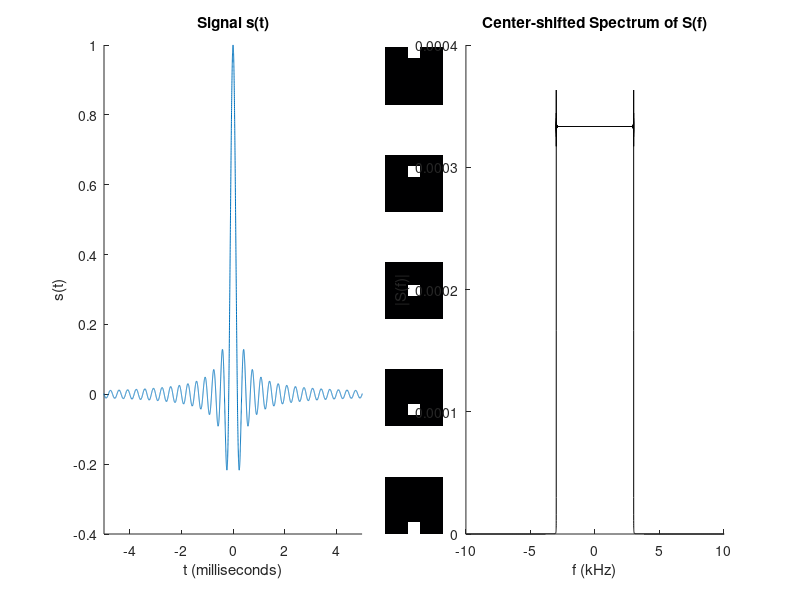
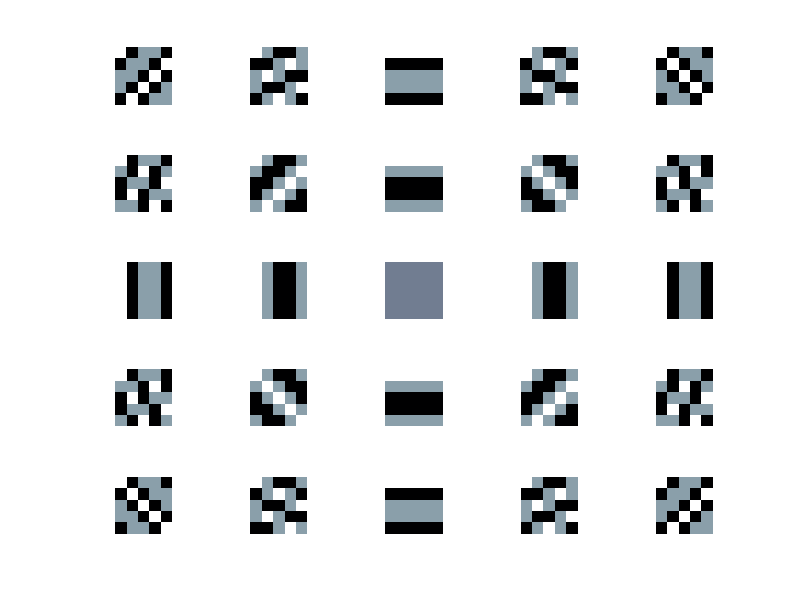
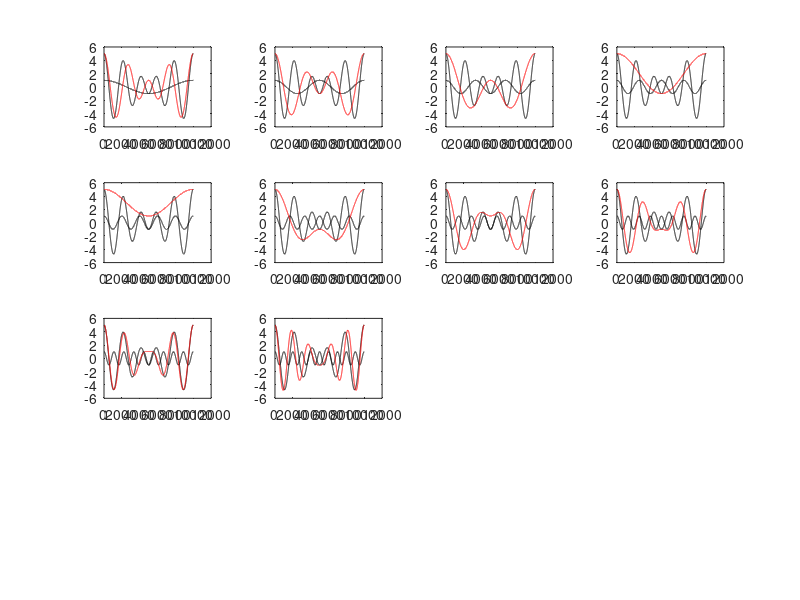
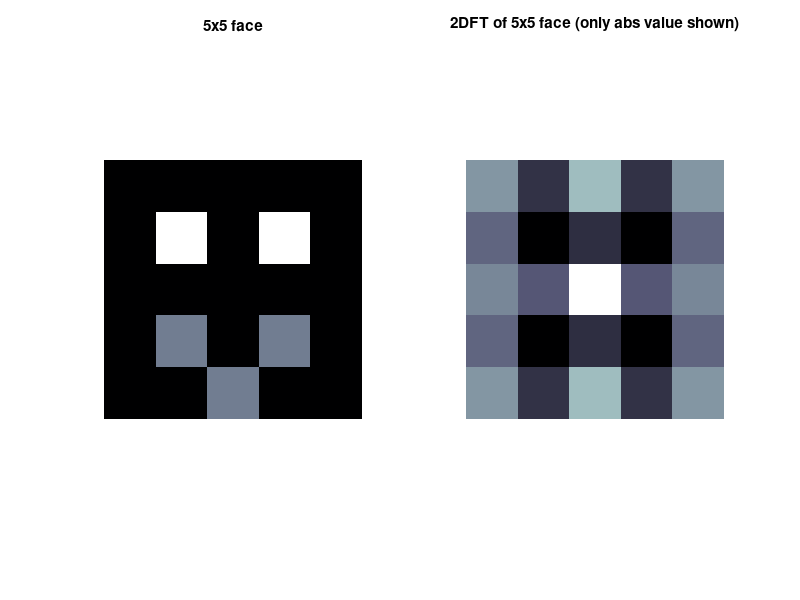

The MATLAB script that drew these images, in order:
close all
tvec = 1:.1:100;
omega=1;
S=sin(tvec*omega)./tvec*omega;
S=[zeros(1,100) ones(1,20) zeros(1,100)]

K = (checkerboard(1,1,length(tvec)) > 0.5);
K=(K(1,:)-0.5)*2

%S=S.*K(1,1:length(S));

subplot(1,2,1)
plot(S,'.-')

s=fft(S);

subplot(1,2,2)
plot(abs(s),'.-k')
hold on
plot(angle(s),'-r')

%% check freqs (BRA FIGUR!)
clear
close all
tvec = 0:0.0001:1;
f=6;
s = sin(2*pi*f*tvec)+sin(2*pi*10*tvec);
%         subplot(4,3,1)
% plot(s)
% hold on
%check freqs
test_freqs=[2 4 6 8 10];
for i=1:length(test_freqs)
    test_wave = sin(2*pi*test_freqs(i)*tvec) + 1i* cos(2*pi*test_freqs(i)*tvec);
    S(i) = sum(s.*test_wave);
    
    %if test_freqs(i)==8
    subplot(length(test_freqs),3,(3*(i))-2)
    plot(tvec,s,'r','LineWidth',2)
    hold on
    plot(tvec,real(test_wave),'b','LineWidth',1.5)
    %  hold on
    %  plot(imag(test_wave),'b')
    title({'Original signal (thick red line) +',['Test signal @ ',num2str(test_freqs(i)),'Hz (thin blue line)']})
    box off
    subplot(length(test_freqs),3,(3*(i))-1)
    plot(tvec,real(s.*test_wave),'k')
    % hold on
    %  plot(imag(s.*test_wave),'b')
    ylim([-2,2])
    title('Original signal \times test signal')
    box off
    subplot(length(test_freqs),3,(3*(i))-0)
    plot(tvec,abs(cumsum(s.*test_wave)),'k')
    title('Cumulative sum of original signal \times test signal')
    box off
    % end
end
%         subplot(10,4,40)
%         plot(test_freqs,abs(S),'.-r')
%         title('P')

%% Check many freqs (bra fig!)

clear
close all
tvec = 0:0.001:1
f=6
s = sin(2*pi*f*tvec)
%         subplot(4,3,1)
% plot(s)
% hold on
%check freqs
test_freqs=1:10;
for i=1:length(test_freqs)
    test_wave = sin(2*pi*test_freqs(i)*tvec) + 1i* cos(2*pi*test_freqs(i)*tvec);
    S(i) = sum(s.*test_wave);
    
end
figure
plot(test_freqs,S,'o-')
xlabel('Frequency of test wave [Hz]')
ylabel('Integral of (original signal) \times (test wave) [a.u.]')
box off

%% ny fig test signals
tvec=0:0.0001:1;
s = 2*exp(-2*pi*1i*4*tvec) + 3*exp(-2*pi*1i*5*tvec) ;
%s = exp(-2*pi*1i*5*tvec) ;
figure
for j=1:10
    testS = exp(2*pi*1i*j*tvec);
    produ = testS.*s;
    sumProd(j) = sum(produ);
    subplot(4,4,j)
    plot(real(testS),'k')
    hold on
    plot(real(s),'k')
    plot(real(s.*testS),'r')
end

%% DFT effects (from Matlabs fft documentation) Used in chapter FFT!!!!
%Exercises in chapter FT.

Fs = 1000; %sampling frequency (1/s)
T = 1/Fs; % sampling period (s)
duration = 0.5 %s
N = duration*Fs; %lenght of signal
tvec = (0:N-1)*T; %the time vector

figure(1)
subplot(1,2,1)

f1=30;
f2=50;
curve=5;
decay=5;
c=0;
blockStart = 100+c
blockStop =400+c
switch curve
    case 0
        s = sin(2*pi*f1*tvec)%+2*sin(2*pi*f2*tvec);
    case 1
        s = sin(2*pi*f1*tvec)+2*sin(2*pi*f2*tvec);
    case 2
        s = exp(-decay*tvec);
    case 3
        s = (sin(2*pi*f1*tvec)+2*sin(2*pi*f2*tvec)).*exp(-decay*tvec);
    case 4
        s = 0*tvec;
        s(blockStart:blockStop)=1;
    case 5
        block = 0*tvec;
        block(blockStart:blockStop)=1;
        s=block.*(sin(2*pi*f1*tvec)+2*sin(2*pi*f2*tvec));
end
%s = s + 0.01*randn(size(tvec));
plot(1000*tvec(1:50),s(1:50),'-')
plot(1000*tvec,s,'-')
ylim([-5 5])
title('Signal s(t)')
xlabel('t (milliseconds)')
ylabel('s(t)')

%FFT
S= fft(s);
P2 = abs(S/N);
P2 = S/N;
%P1 = P2(1:N/2+1);
P1 = ifftshift(P2);
P1(2:end-1) = 2*P1(2:end-1);

fvec = Fs*((-N/2):(N/2-1))/N; %this is important!
box off
subplot(1,2,2)
if 1
    plot(fvec,real(P1),'-g')
    hold on
    plot(fvec,imag(P1),'-r')
    plot(fvec,abs(P1),'-k')
    legend('Real','Imag','Abs')
else
    plot(fvec,abs(P1),'-k')
end
title('Center-shifted Spectrum of S(f)')
xlabel('f (Hz)')
ylabel('|S(f)|')
box off
%% NOT USED
subplot(4,2,1)
plot(tvec,real(s));
hold on
plot(tvec,imag(s),'r');
subplot(4,2,2)
plot(fvec,real(fft(s)));
hold on
plot(fvec,imag(fft(s)),'r');
box off

t0=10;
subplot(4,2,3)
decay = exp(-t0*tvec);
plot(decay)
subplot(4,2,4)
plot(abs(fft(decay)))


subplot(4,2,5)
plot(s.*decay)
subplot(4,2,6)
plot(abs(fft(s.*decay)))


comb = 0*tvec;
comb(round(linspace(1,length(tvec),20)))=1;

subplot(4,2,7)
plot(comb)
subplot(4,2,8)
plot(abs(fft(comb)))

%% 2D FFTs (USED IN FIG 3.4!!!)
S=5
count=0
for s1=1:S
    for s2=1:S
        count=count+1;
        image = zeros(S);
        image(s1,s2) = 1;
        
        figure(1)
        subplot(S,S,count)
        imagesc(abs(image))
        axis equal off
        colormap(bone)
        figure(2)
        subplot(S,S,count)
        imagesc(real(fft2(ifftshift(image))))
        Image{s1,s2} = fft2(ifftshift(image));
        axis equal off
        colormap(bone)
    end
end

%


face = zeros(S);
face(2,2) = 2;
face(2,4) = 2;
face(4,2) = 1;
face(5,3) = 1;
face(4,4) = 1;
figure
subplot(1,2,1)
imagesc(face)
title('5x5 face')
axis equal off
colormap(bone)
subplot(1,2,2)
imagesc(abs(fftshift(fft2(face))))
title('2DFT of 5x5 face (only abs value shown)')
axis equal off
colormap(bone)
Face=fftshift(fft2(face));

sumFace = zeros(S);

count=0;
for s1=1:S
    for s2=1:S
        count=count+1;
        weight = Face(s1,s2);
        figure(9)
        subplot(5,5,count)
        imagesc(real(Image{s1,s2}.*conj(weight)));
        axis equal off
        title([num2str(abs(weight))])
        colormap(bone)
        figure(10)
        sumFace = sumFace+Image{s1,s2}.*conj(weight);
        subplot(5,5,count)
        imagesc(real(sumFace))
        axis equal off
        colormap(bone)
    end
end

%% Block function and truncation
%a
clear
Fs = 1000000; %sampling frequency (1/s)
T = 1/Fs; % sampling period (s)
duration = 1 %s
N = duration*Fs; %lenght of signal
tvec = ((-N)/2:(N-1)/2)*T; %the time vector

figure(1)
subplot(1,2,1)

curve=1
switch curve
    case 1  
        b=3000 %3 kHz
        s=sin(tvec*2*pi*b)./(tvec*2*pi*b);
        s(isnan(s))=1;
    case 2 %keep only middle 8 s
        b=3000 %3 kHz
        s=sin(tvec*2*pi*b)./(tvec*2*pi*b);
        s(isnan(s))=1;
        s(tvec<-4e-3) = 0;
        s(tvec>4e-3) = 0;
    case 3 %keep only middle 8 s
        b=3000 %3 kHz
        s=sin(tvec*2*pi*b)./(tvec*2*pi*b);
        s(isnan(s))=1;
        s(tvec<-1e-3) = 0;
        s(tvec>1e-3) = 0;
    case 4
        b=3000 %3 kHz
        d=10000
        s=sin(tvec*2*pi*b)./(tvec*2*pi*b).*cos(2*pi*tvec*d);
        s(isnan(s))=1;
        s(tvec<-1e-3) = 0;
        s(tvec>1e-3) = 0;
        s(isnan(s))=1;
end
%s = s + 0.01*randn(size(tvec));
%plot(1000*tvec(1:50),s(1:50),'.-')
plot(1000*tvec,s,'-')
title('Signal s(t)')
xlabel('t (milliseconds)')
ylabel('s(t)')
xlim([-5 5])

%FFT
S= fft(s);
P2 = abs(S/N);
P2 = S/N;
%P1 = P2(1:N/2+1);
P1 = ifftshift(P2);
P1(2:end-1) = 2*P1(2:end-1);

fvec = Fs*((-N/2):(N/2-1))/N; %this is important!
box off
subplot(1,2,2)
if 0
    plot(fvec,real(P1),'-g')
    hold on
    plot(fvec,imag(P1),'-r')
    plot(fvec,abs(P1),'-k')
    legend('Real','Imag','Abs')
else
    plot(fvec/1000,abs(P1),'-k')
    xlim([-10 10]) %+/- 10 kHz
end
title('Center-shifted Spectrum of S(f)')
xlabel('f (kHz)')
ylabel('|S(f)|')
%xlim([-150 150])
box off
